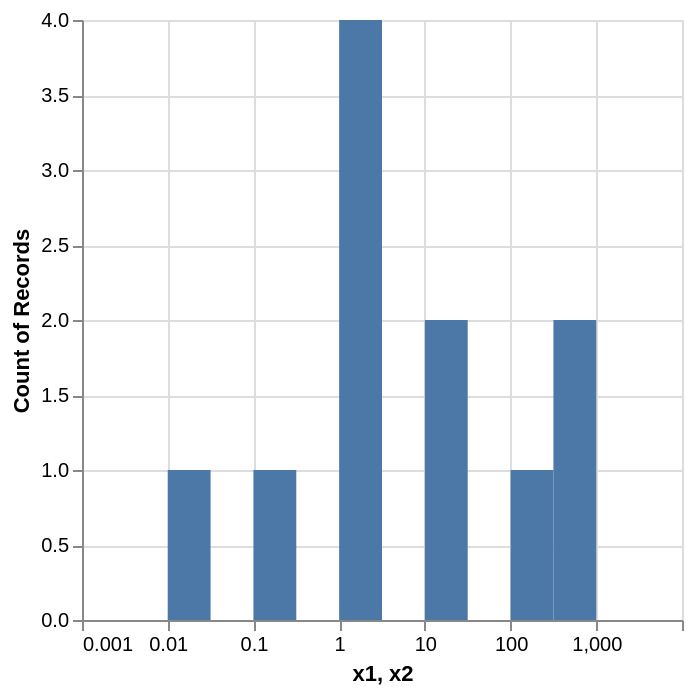

Write the Vega-Lite specification saved for this chart.
### Vega-Lite specification from a JSON file in a GitHub repository (floating-point values rounded to 4 significant figures)
{"$schema": "https://vega.github.io/schema/vega-lite/v6.json", "description": "Log-scaled Histogram.  We may improve the support of this. See https://github.com/vega/vega-lite/issues/4792.", "data": {"values": [{"x": 0.01}, {"x": 0.1}, {"x": 1}, {"x": 1}, {"x": 1}, {"x": 1}, {"x": 10}, {"x": 10}, {"x": 100}, {"x": 500}, {"x": 800}]}, "transform": [{"calculate": "log(datum.x)/log(10)", "as": "log_x"}, {"bin": true, "field": "log_x", "as": "bin_log_x"}, {"calculate": "pow(10, datum.bin_log_x)", "as": "x1"}, {"calculate": "pow(10, datum.bin_log_x_end)", "as": "x2"}], "mark": "bar", "encoding": {"x": {"field": "x1", "scale": {"type": "log", "base": 10}, "axis": {"tickCount": 5}}, "x2": {"field": "x2"}, "y": {"aggregate": "count"}}}
